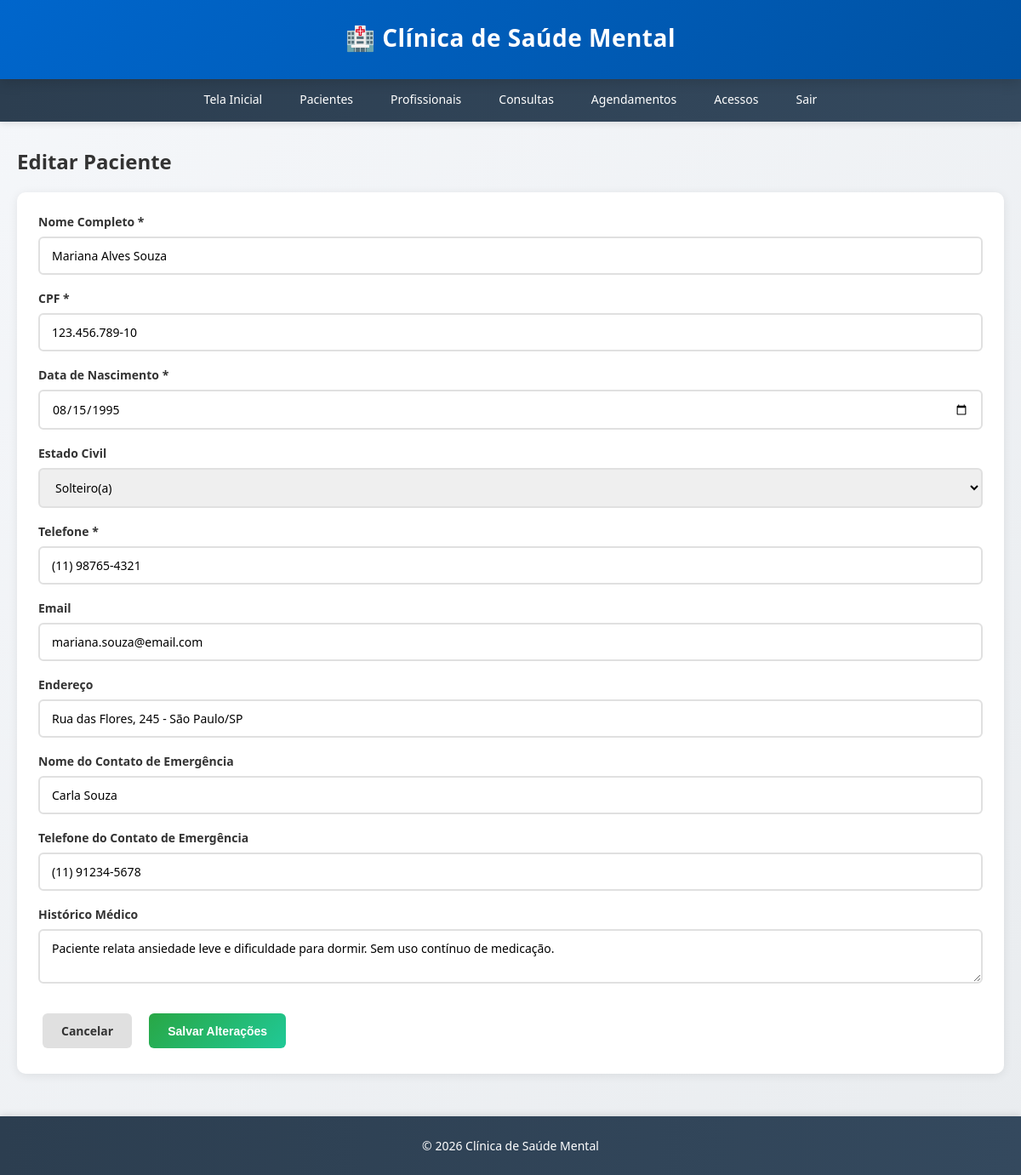
Screenshot of /pacientes/1/editar (signed in) with the database file from the repository.
### app/models.py (models this page shows, shortened)
class Paciente(db.Model):
    __tablename__ = 'pacientes'
    id = db.Column(db.Integer, primary_key=True)
    nome = db.Column(db.String(150), nullable=False)
    cpf = db.Column(db.String(14), unique=True, nullable=False)
    data_nascimento = db.Column(db.Date, nullable=False)
    telefone = db.Column(db.String(20), nullable=False)
    email = db.Column(db.String(120), nullable=True)
    endereco = db.Column(db.String(300), nullable=True)
    historico_medico = db.Column(db.Text, nullable=True)
    estado_civil = db.Column(db.String(50), nullable=True)
    nome_contato_emergencia = db.Column(db.String(150), nullable=True)
    telefone_contato_emergencia = db.Column(db.String(20), nullable=True)
    data_cadastro = db.Column(db.DateTime, default=datetime.utcnow)
    consultas = db.relationship('Consulta', backref='paciente', lazy=True, cascade='all, delete-orphan')
    agendamentos = db.relationship('Agendamento', backref='paciente', lazy=True, cascade='all, delete-orphan')

### app/routes.py (the view, shortened to what this page needs)
@pacientes_bp.route('/<int:id>/editar', methods=['GET', 'POST'])
@login_required
def editar_paciente(id):
    paciente = Paciente.query.get_or_404(id)
    return render_template('pacientes/editar.html', paciente=paciente)

### app/templates/pacientes/editar.html (shortened to what this page needs)
{% extends "base.html" %}
{% block content %}
<h2>Editar Paciente</h2>
<div class="card">
    <form method="POST">
        <div class="form-group">
            <label for="nome">Nome Completo *</label>
            <input type="text" id="nome" name="nome" value="{{ paciente.nome }}" required>
        </div>
        <div class="form-group">
            <label for="cpf">CPF *</label>
            <input type="text" id="cpf" name="cpf" value="{{ paciente.cpf|format_cpf }}" required>
        </div>
        <div class="form-group">
            <label for="data_nascimento">Data de Nascimento *</label>
            <input type="date" id="data_nascimento" name="data_nascimento" value="{{ paciente.data_nascimento }}" required>
        </div>
        <div class="form-group">
            <label for="estado_civil">Estado Civil</label>
            <select id="estado_civil" name="estado_civil">
                <option value="Solteiro(a)" {% if paciente.estado_civil == 'Solteiro(a)' %}selected{% endif %}>Solteiro(a)</option>
            </select>
        </div>
        <div class="form-group">
            <label for="telefone">Telefone *</label>
            <input type="tel" id="telefone" name="telefone" value="{{ paciente.telefone }}" required>
        </div>
        <div class="form-group">
            <label for="email">Email</label>
            <input type="email" id="email" name="email" value="{{ paciente.email or '' }}">
        </div>
        <div class="form-group">
            <label for="endereco">Endereço</label>
            <input type="text" id="endereco" name="endereco" value="{{ paciente.endereco or '' }}">
        </div>
        <div class="form-group">
            <label for="nome_contato_emergencia">Nome do Contato de Emergência</label>
            <input type="text" id="nome_contato_emergencia" name="nome_contato_emergencia" value="{{ paciente.nome_contato_emergencia or '' }}" placeholder="Nome completo do contato">
        </div>
        <div class="form-group">
            <label for="telefone_contato_emergencia">Telefone do Contato de Emergência</label>
            <input type="tel" id="telefone_contato_emergencia" name="telefone_contato_emergencia" value="{{ paciente.telefone_contato_emergencia or '' }}" placeholder="(00) 00000-0000">
        </div>
        <div class="form-group">
            <label for="historico_medico">Histórico Médico</label>
            <textarea id="historico_medico" name="historico_medico">{{ paciente.historico_medico or '' }}</textarea>
        </div>
        <div class="form-actions">
            <a href="{{ url_for('pacientes.ver_paciente', id=paciente.id) }}" class="btn btn-secondary">Cancelar</a>
            <button type="submit" class="btn btn-success">Salvar Alterações</button>
        </div>
    </form>
</div>
{% endblock %}

### app/templates/base.html (style rules this page uses)
* { margin: 0; padding: 0; box-sizing: border-box; }
body { font-family: 'Segoe UI', Tahoma, Geneva, Verdana, sans-serif; background: linear-gradient(135deg, #f5f7fa 0%, #e9ecef 100%); color: #333; min-height: 100vh; display: flex; flex-direction: column; }
.btn { display: inline-block; padding: 11px 22px; margin: 5px; border: none; border-radius: 6px; cursor: pointer; text-decoration: none; font-size: 14px; font-weight: 600; transition: all 0.3s ease; }
.btn-secondary { background: #e0e0e0; color: #333; }
.btn-success { background: linear-gradient(135deg, #28a745 0%, #20c997 100%); color: white; }
.card { background: white; border-radius: 10px; box-shadow: 0 2px 12px rgba(0, 0, 0, 0.08); padding: 25px; margin-bottom: 20px; transition: all 0.3s ease; }
.form-group { margin-bottom: 18px; }
.form-group label { display: block; margin-bottom: 8px; color: #333; font-weight: 600; font-size: 14px; }
.form-group input, .form-group select, .form-group textarea { width: 100%; padding: 11px 14px; border: 2px solid #e0e0e0; border-radius: 6px; font-size: 14px; font-family: inherit; transition: all 0.3s ease; }
.form-actions { margin-top: 25px; display: flex; gap: 10px; justify-content: flex-start; }
h2 { color: #333; margin-bottom: 10px; font-size: 24px; font-weight: 600; }
h2 { color: #333; margin-bottom: 20px; font-size: 24px; font-weight: 600; }

### rows the page displays
Paciente: nome "Mariana Alves Souza", cpf "123.456.789-10", data_nascimento "08/15/1995", estado_civil "Solteiro(a)", telefone "(11) 98765-4321", email "mariana.souza@email.com", endereco "Rua das Flores, 245 - São Paulo/SP", nome_contato_emergencia "Carla Souza", telefone_contato_emergencia "(11) 91234-5678", historico_medico "Paciente relata ansiedade leve e dificuldade para dormir. Sem uso contínuo de medicação."
